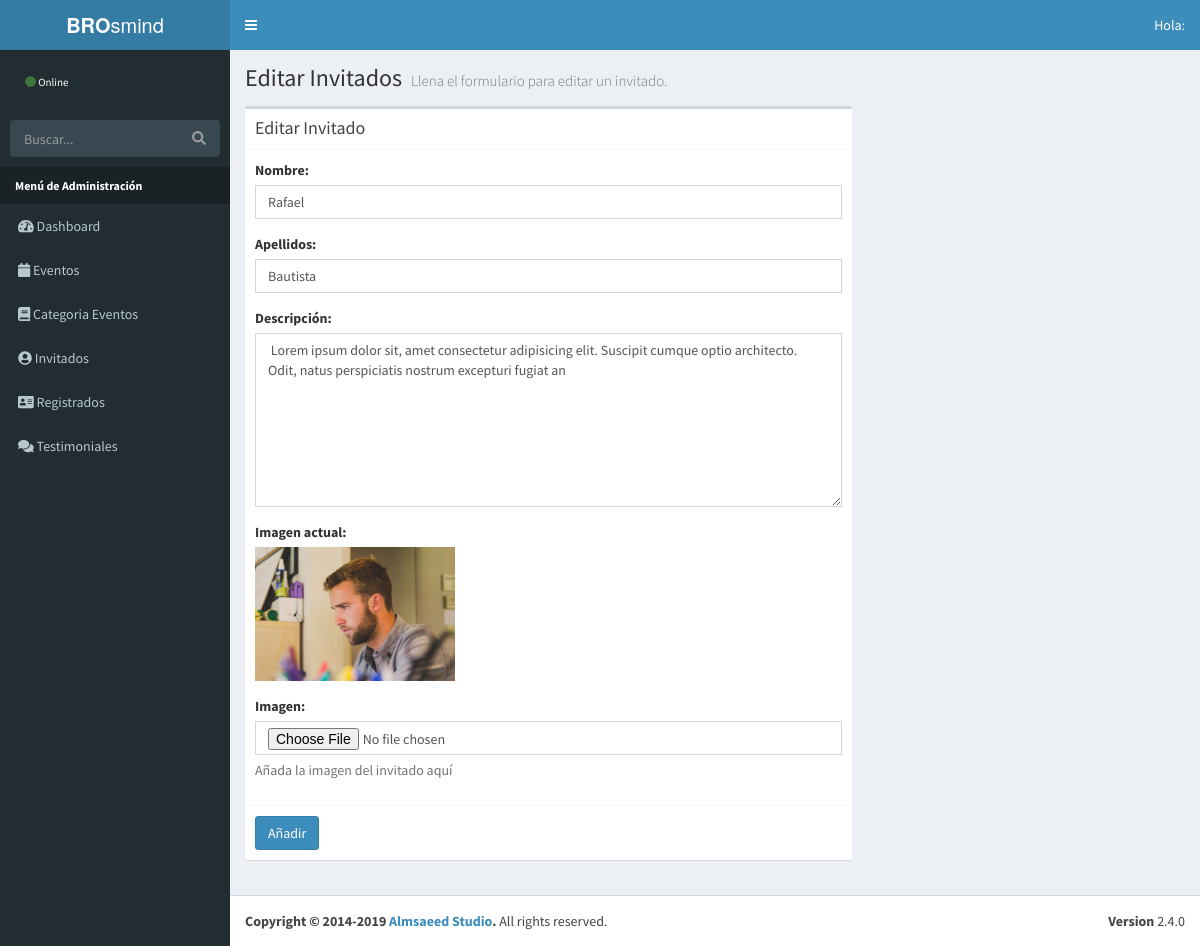
Screenshot of /admin/editar-invitado.php?id=1 with the database file from the repository.
### tables this page shows
CREATE TABLE `invitados` (
  `id_invitado` tinyint(10) UNSIGNED NOT NULL,
  `nombre_invitado` varchar(30) NOT NULL,
  `apellido_invitado` varchar(30) NOT NULL,
  `descripcion` text NOT NULL,
  `url_imagen` varchar(50) DEFAULT NULL
);

### admin/editar-invitado.php (the view, shortened to what this page needs)
<?php
    $id = $_GET['id'];
  include_once ('funciones/funciones.php');
  include_once ('templates/header.php');
  include_once ('templates/barra-superior.php');
  include_once ('templates/navegacion-lateral.php');
?>
  <div class="content-wrapper">
    <section class="content-header">
      <h1>
        Editar Invitados
        <small> Llena el formulario para editar un invitado. </small>
      </h1>
    </section>
    <div class="row">
      <div class="col-md-8">
        <section class="content">
          <div class="box">
            <div class="box-header with-border">
              <h3 class="box-title">Editar Invitado</h3>
            </div>
            <?php
                $sql = "SELECT * FROM invitados WHERE id_invitado = {$id}";
                $resultado = $coneccion->query($sql);
                $invitado = $resultado->fetch_assoc();
            ?>
              <form role="form" name="guardar-registro" id="guardar-registro-archivo" method="POST" action="modelo-invitado.php" enctype="multipart/form-data">
                  <div class="box-body">
                    <div class="form-group">
                      <label for="nombreInvitado">Nombre:</label>
                      <input type="text" class="form-control" id="nombreInvitado" name="nombreInvitado" value="<?php echo $invitado['nombre_invitado']; ?>">
                    </div>
                    <div class="form-group">
                      <label for="apellidoInvitado">Apellidos:</label>
                      <input type="text" class="form-control" id="apellidoInvitado" name="apellidoInvitado" value="<?php echo $invitado['apellido_invitado']; ?>">
                    </div>
                    <div class="form-group">
                        <label for="descripcionInvitado">Descripción: </label>
                        <textarea class="form-control" name="descripcionInvitado" id="descripcionInvitado" rows="8"> <?php echo $invitado['descripcion']; ?> </textarea>
                    </div>
                    <div class="form-group">
                        <label for="imagenActual">Imagen actual:</label>
                        <br>
                        <?php if( ! $invitado['url_imagen']){
                            echo "<p> No tiene imagen. Seleccione una imagen para el invitado.</p>";
                        } else { ?>
                            <img src="../img/invitados/<?php echo $invitado['url_imagen']; ?>" alt="Imagen del invitado" width="200">
                        <?php } ?>
                    </div>
                    <div class="form-group">
                        <label for="imagenInvitado"> Imagen: </label>
                        <input class="form-control" type="file" id="imagenInvitado" name="imagenInvitado">
                        <p class="help-block"> Añada la imagen del invitado aquí</p>
                    </div>
                  </div>
                  <div class="box-footer">
                    <button type="submit" class="btn btn-primary" id="crear_registro">Añadir</button>
                  </div>
              </form>
          </div>
        </section>
      </div>
    </div>
  </div>
  <?php
      include_once ('templates/footer.php');
  ?>

### rows the page displays
invitados: nombreInvitado "Rafael", apellidoInvitado "Bautista", descripcionInvitado "Lorem ipsum dolor sit, amet consectetur adipisicing elit. Suscipit cumque optio architecto. Odit, natus perspiciatis nostrum excepturi fugiat an", url_imagen (picture)
